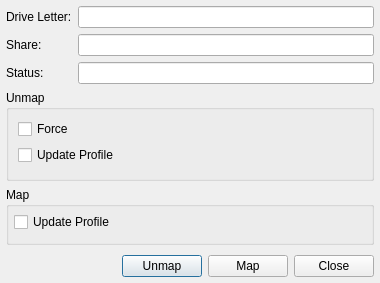
<ui version="4.0" >
 <author></author>
 <comment></comment>
 <exportmacro></exportmacro>
 <class>MapDialogUI</class>
 <widget class="QDialog" name="MapDialogUI" >
  <property name="geometry" >
   <rect>
    <x>0</x>
    <y>0</y>
    <width>380</width>
    <height>283</height>
   </rect>
  </property>
  <property name="windowTitle" >
   <string>ReMap</string>
  </property>
  <layout class="QVBoxLayout" >
   <property name="margin" >
    <number>6</number>
   </property>
   <property name="spacing" >
    <number>6</number>
   </property>
   <item>
    <layout class="QGridLayout" >
     <property name="margin" >
      <number>0</number>
     </property>
     <property name="spacing" >
      <number>6</number>
     </property>
     <item row="1" column="0" >
      <widget class="QLabel" name="label_2" >
       <property name="text" >
        <string>Share:</string>
       </property>
      </widget>
     </item>
     <item row="0" column="0" >
      <widget class="QLabel" name="label" >
       <property name="text" >
        <string>Drive Letter:</string>
       </property>
      </widget>
     </item>
     <item row="1" column="1" >
      <widget class="QLineEdit" name="mShareEdit" />
     </item>
     <item row="0" column="1" >
      <widget class="QLineEdit" name="mDriveEdit" >
       <property name="maxLength" >
        <number>1</number>
       </property>
      </widget>
     </item>
     <item row="2" column="0" >
      <widget class="QLabel" name="label_3" >
       <property name="text" >
        <string>Status:</string>
       </property>
      </widget>
     </item>
     <item row="2" column="1" >
      <widget class="QLineEdit" name="mStatusEdit" >
       <property name="readOnly" >
        <bool>true</bool>
       </property>
      </widget>
     </item>
    </layout>
   </item>
   <item>
    <widget class="QGroupBox" name="groupBox" >
     <property name="title" >
      <string>Unmap</string>
     </property>
     <layout class="QVBoxLayout" >
      <property name="margin" >
       <number>9</number>
      </property>
      <property name="spacing" >
       <number>6</number>
      </property>
      <item>
       <widget class="QCheckBox" name="mForceUnmountCheck" >
        <property name="text" >
         <string>Force</string>
        </property>
       </widget>
      </item>
      <item>
       <widget class="QCheckBox" name="mUnmapUpdateProfileCheck" >
        <property name="text" >
         <string>Update Profile</string>
        </property>
       </widget>
      </item>
      <item>
       <spacer>
        <property name="orientation" >
         <enum>Qt::Vertical</enum>
        </property>
        <property name="sizeHint" >
         <size>
          <width>20</width>
          <height>40</height>
         </size>
        </property>
       </spacer>
      </item>
     </layout>
    </widget>
   </item>
   <item>
    <widget class="QGroupBox" name="groupBox_2" >
     <property name="title" >
      <string>Map</string>
     </property>
     <layout class="QVBoxLayout" >
      <property name="margin" >
       <number>5</number>
      </property>
      <property name="spacing" >
       <number>6</number>
      </property>
      <item>
       <widget class="QCheckBox" name="mMapUpdateProfileCheck" >
        <property name="text" >
         <string>Update Profile</string>
        </property>
       </widget>
      </item>
      <item>
       <spacer>
        <property name="orientation" >
         <enum>Qt::Vertical</enum>
        </property>
        <property name="sizeHint" >
         <size>
          <width>20</width>
          <height>40</height>
         </size>
        </property>
       </spacer>
      </item>
     </layout>
    </widget>
   </item>
   <item>
    <spacer>
     <property name="orientation" >
      <enum>Qt::Vertical</enum>
     </property>
     <property name="sizeHint" >
      <size>
       <width>20</width>
       <height>40</height>
      </size>
     </property>
    </spacer>
   </item>
   <item>
    <layout class="QHBoxLayout" >
     <property name="margin" >
      <number>0</number>
     </property>
     <property name="spacing" >
      <number>6</number>
     </property>
     <item>
      <spacer>
       <property name="orientation" >
        <enum>Qt::Horizontal</enum>
       </property>
       <property name="sizeHint" >
        <size>
         <width>40</width>
         <height>20</height>
        </size>
       </property>
      </spacer>
     </item>
     <item>
      <widget class="QPushButton" name="mUnmapButton" >
       <property name="text" >
        <string>Unmap</string>
       </property>
      </widget>
     </item>
     <item>
      <widget class="QPushButton" name="mMapButton" >
       <property name="text" >
        <string>Map</string>
       </property>
      </widget>
     </item>
     <item>
      <widget class="QPushButton" name="mCloseButton" >
       <property name="text" >
        <string>Close</string>
       </property>
      </widget>
     </item>
    </layout>
   </item>
  </layout>
 </widget>
 <pixmapfunction></pixmapfunction>
 <resources/>
 <connections>
  <connection>
   <sender>mCloseButton</sender>
   <signal>clicked()</signal>
   <receiver>MapDialogUI</receiver>
   <slot>accept()</slot>
   <hints>
    <hint type="sourcelabel" >
     <x>271</x>
     <y>356</y>
    </hint>
    <hint type="destinationlabel" >
     <x>273</x>
     <y>370</y>
    </hint>
   </hints>
  </connection>
 </connections>
</ui>
